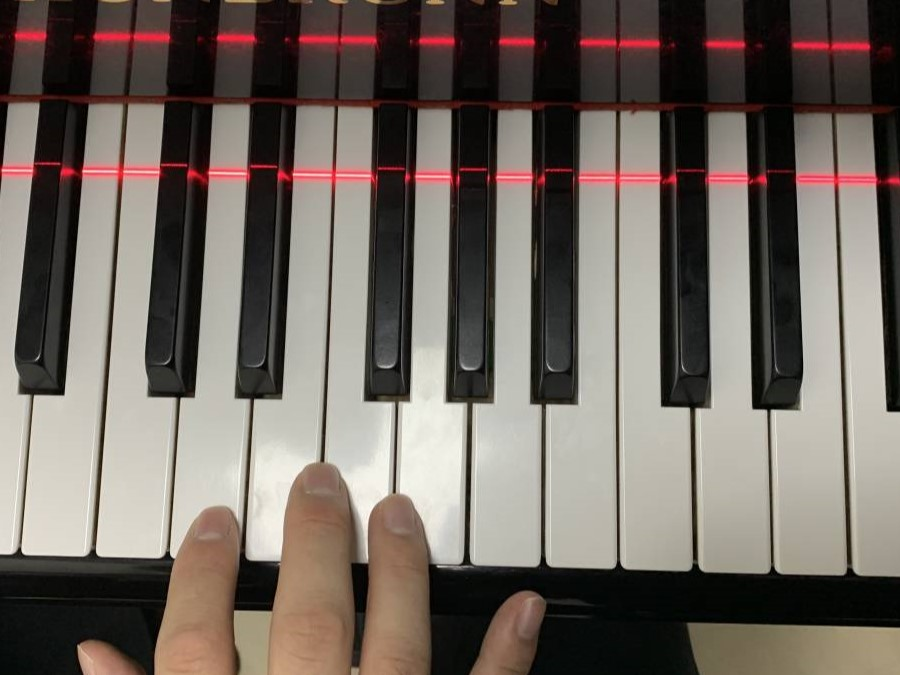
#> input picture image/piano_static.jpg, 900 x 675 px
$ python anomaly_detection_test.py
#> lines starting #> are read from the running program, lines starting #| are printed output that depends on the picture
import cv2
from math import *
import numpy as np

def cvshow(filename, img):
    cv2.imshow(filename, img)
    cv2.waitKey(0)  # 窗口停止时间，毫秒级，0表示任意键结束
    cv2.destroyAllWindows()

def r_feature_extraction(commodity_img, x1, x2):
    r = []
    h, r_1, r_2 = commodity_img.shape
    for s in range(x1, x2):
        for k in range(h):
            # 确认红线位置
            if (commodity_img[k][s][2] > 170 and (commodity_img[k][s][1] + commodity_img[k][s][0]) / 2 < 50):
                r.append(commodity_img[k][s][2])
    # print(r)
    xparam = [np.mean(r), np.var(r, ddof=1)]
    return xparam

def anomaly_detection_prediction(model, x):
    p = 1
    mu, sigma = model
    for j in range(2):
        p = p * (1 / (sqrt(2 * pi) * sigma[j])) * (e ** (- (x[j] - mu[j]) ** 2 / (2 * (sigma[j] ** 2))))
    return p

if __name__ == "__main__":
    piano_img = cv2.imread('image/piano_static.jpg')
#> piano_img is the input picture: shape (675, 900, 3); mean B, G, R 96.3, 103.7, 113.1
    x1, y1, x2, y2 = [120, 100, 620, 500]
    #piano_img = cv2.rectangle(piano_img, (x1, y1), (x2, y2), (0, 255, 0), 2)
    piano_img = piano_img[100:500, 120:620, :]
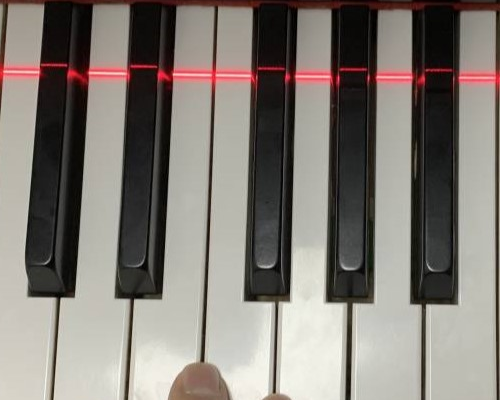
#> piano_img: shape (400, 500, 3); mean B, G, R 117.4, 123.9, 130.2
    frame = [piano_img, piano_img, x1, y1, x2, y2]
    xysplit = [50, 30]
    # draw_box
    x1 = -30
    x_param = []
    for i in range(5):
        if i%2==0:
            x1 = x1 + xysplit[1]
            x2 = x1 + xysplit[0]
            x_param.append(r_feature_extraction(piano_img, x1, x2))
            #piano_img = cv2.rectangle(piano_img, (x1, 0), (x2, 400), (255, 0, 0), 1)
        else:
            x1 = x1 + xysplit[0]
            x2 = x1 + xysplit[1]
            x_param.append(r_feature_extraction(piano_img, x1, x2))
#> after the loop, x1 = 160; x_param = [[185.8, 206], [182.9, 90.07], [180.2, 129.5], [182.1, 22.19], [179.1, 142.8]]
            #piano_img = cv2.rectangle(piano_img, (x1, 0), (x2, 400), (0, 255, 0), 1)
    x1 = x1 + 20
#> x1 = 180
    for i in range(7):
        if i%2==0:
            x1 = x1 + xysplit[1]
            x2 = x1 + xysplit[0]
            x_param.append(r_feature_extraction(piano_img, x1, x2))
            #piano_img = cv2.rectangle(piano_img, (x1, 0), (x2, 400), (255, 0, 0), 1)
        else:
            x1 = x1 + xysplit[0]
            x2 = x1 + xysplit[1]
            x_param.append(r_feature_extraction(piano_img, x1, x2))
#> this loop made 7 passes
#> (x1, x2) on passes 1 to 7: (210, 260), (260, 290), (290, 340), (340, 370), (370, 420), (420, 450), (450, 500)
#> after the loop, x1 = 450; x_param = [[185.8, 206], [182.9, 90.07], [180.2, 129.5], [182.1, 22.19], [179.1, 142.8], [181.6, 179.5], [180.9, 24.72], [179.8, 206.1], [180.2, 14.42], [180.4, 213.8], [178.8, 21.19], [180.4, 188.9]]
            #piano_img = cv2.rectangle(piano_img, (x1, 0), (x2, 400), (0, 255, 0), 1)
    print(x_param)
#> (printed output is left out)
    x1_param = []
    x2_param = []
    for i in range(len(x_param)):
        x1_param.append(x_param[i][0])
        x2_param.append(x_param[i][1])
#> this loop made 12 passes
#> after the loop, x1_param = [185.8, 182.9, 180.2, 182.1, 179.1, 181.6, 180.9, 179.8, 180.2, 180.4, 178.8, 180.4]; x2_param = [206, 90.07, 129.5, 22.19, 142.8, 179.5, 24.72, 206.1, 14.42, 213.8, 21.19, 188.9]
    mu = [np.mean(x1_param), np.mean(x2_param)]
#> mu = [181, 119.9]
    sigma = [np.var(x1_param), np.var(x2_param)]
#> sigma = [3.36, 6078.9]
    model = [mu, sigma]
#> model = [[181, 119.9], [3.36, 6078.9]]
    # print(model)
    test_img = cv2.imread('image/test.png')
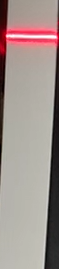
#> input picture image/test.png, 59 x 269 px
#> test_img is the input picture: shape (269, 59, 3); mean B, G, R 141.4, 146, 161.2
    x2, x1, _ = test_img.shape
#> x2 = 269; x1 = 59
    x = r_feature_extraction(test_img, 0, x1)
#> x = [181.6, 167.5]
    p = anomaly_detection_prediction(model, x)
#> in anomaly_detection_prediction, `mu, sigma = model`: mu = [181, 119.9]; sigma = [3.36, 6078.9]
#> the loop in anomaly_detection_prediction, `for j in range(2):` made 2 passes
#> p on passes 1 to 2: 0.117, 7.65e-06
#> after the loop in anomaly_detection_prediction, `for j in range(2):`: p = 7.65e-06
#> p = 7.65e-06
    print(p)
#| 7.653545268786079e-06
    test_img = cv2.imread('image/test2.png')
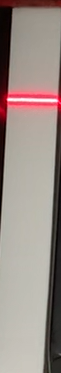
#> input picture image/test2.png, 61 x 373 px
#> test_img is the input picture: shape (373, 61, 3); mean B, G, R 135.8, 142, 155.7
    x2, x1, _ = test_img.shape
#> x2 = 373; x1 = 61
    x = r_feature_extraction(test_img, 0, x1)
#> x = [184.4, 213.6]
    p = anomaly_detection_prediction(model, x)
#> the loop in anomaly_detection_prediction (call 2), `for j in range(2):` made 2 passes
#> p on passes 1 to 2: 0.0712, 4.67e-06
#> p = 4.67e-06
    print(p)
#| 4.6728843334591185e-06
    # cvshow('piano', piano_img)
